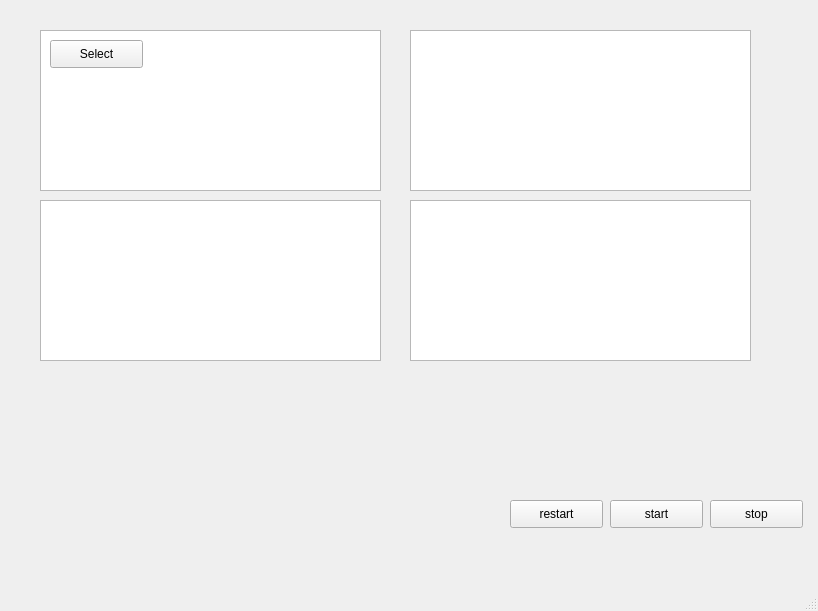
<?xml version="1.0" encoding="UTF-8"?>
<ui version="4.0">
 <class>MainWindow</class>
 <widget class="QMainWindow" name="MainWindow">
  <property name="geometry">
   <rect>
    <x>0</x>
    <y>0</y>
    <width>818</width>
    <height>611</height>
   </rect>
  </property>
  <property name="windowTitle">
   <string>MainWindow</string>
  </property>
  <widget class="QWidget" name="centralwidget">
   <widget class="QPushButton" name="pushButton">
    <property name="geometry">
     <rect>
      <x>510</x>
      <y>500</y>
      <width>93</width>
      <height>28</height>
     </rect>
    </property>
    <property name="text">
     <string>restart</string>
    </property>
   </widget>
   <widget class="QPushButton" name="pushButton_2">
    <property name="geometry">
     <rect>
      <x>610</x>
      <y>500</y>
      <width>93</width>
      <height>28</height>
     </rect>
    </property>
    <property name="text">
     <string>start</string>
    </property>
   </widget>
   <widget class="QPushButton" name="pushButton_3">
    <property name="geometry">
     <rect>
      <x>710</x>
      <y>500</y>
      <width>93</width>
      <height>28</height>
     </rect>
    </property>
    <property name="text">
     <string>stop</string>
    </property>
   </widget>
   <widget class="QGraphicsView" name="graphicsView">
    <property name="geometry">
     <rect>
      <x>40</x>
      <y>30</y>
      <width>341</width>
      <height>161</height>
     </rect>
    </property>
   </widget>
   <widget class="QGraphicsView" name="graphicsView_2">
    <property name="geometry">
     <rect>
      <x>410</x>
      <y>30</y>
      <width>341</width>
      <height>161</height>
     </rect>
    </property>
   </widget>
   <widget class="QGraphicsView" name="graphicsView_3">
    <property name="geometry">
     <rect>
      <x>40</x>
      <y>200</y>
      <width>341</width>
      <height>161</height>
     </rect>
    </property>
   </widget>
   <widget class="QGraphicsView" name="graphicsView_4">
    <property name="geometry">
     <rect>
      <x>410</x>
      <y>200</y>
      <width>341</width>
      <height>161</height>
     </rect>
    </property>
   </widget>
   <widget class="QPushButton" name="pushButton_4">
    <property name="geometry">
     <rect>
      <x>50</x>
      <y>40</y>
      <width>93</width>
      <height>28</height>
     </rect>
    </property>
    <property name="text">
     <string>Select</string>
    </property>
   </widget>
  </widget>
  <widget class="QMenuBar" name="menubar">
   <property name="geometry">
    <rect>
     <x>0</x>
     <y>0</y>
     <width>818</width>
     <height>26</height>
    </rect>
   </property>
  </widget>
  <widget class="QStatusBar" name="statusbar"/>
 </widget>
 <resources/>
 <connections/>
</ui>
